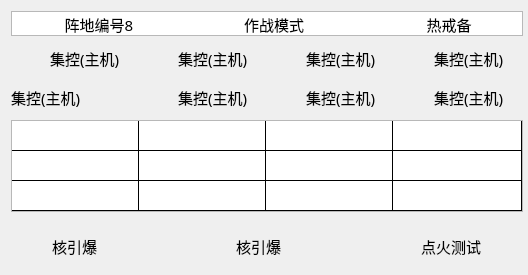
   <widget class="QWidget" name="verticalWidget_7" native="true">
    <property name="geometry">
     <rect>
      <x>530</x>
      <y>420</y>
      <width>528</width>
      <height>275</height>
     </rect>
    </property>
    <property name="sizePolicy">
     <sizepolicy hsizetype="Preferred" vsizetype="Preferred">
      <horstretch>0</horstretch>
      <verstretch>0</verstretch>
     </sizepolicy>
    </property>
    <property name="minimumSize">
     <size>
      <width>528</width>
      <height>275</height>
     </size>
    </property>
    <property name="maximumSize">
     <size>
      <width>528</width>
      <height>275</height>
     </size>
    </property>
    <layout class="QGridLayout" name="gridLayout_19">
     <item row="2" column="0">
      <layout class="QHBoxLayout" name="horizontalLayout_21">
       <item>
        <widget class="QLabel" name="label1_238">
         <property name="minimumSize">
          <size>
           <width>82</width>
           <height>33</height>
          </size>
         </property>
         <property name="maximumSize">
          <size>
           <width>90</width>
           <height>33</height>
          </size>
         </property>
         <property name="font">
          <font>
           <family>宋体</family>
           <pointsize>11</pointsize>
          </font>
         </property>
         <property name="text">
          <string>集控(主机)</string>
         </property>
        </widget>
       </item>
       <item>
        <widget class="QLabel" name="label_197">
         <property name="minimumSize">
          <size>
           <width>33</width>
           <height>33</height>
          </size>
         </property>
         <property name="maximumSize">
          <size>
           <width>33</width>
           <height>33</height>
          </size>
         </property>
         <property name="styleSheet">
          <string notr="true"/>
         </property>
         <property name="text">
          <string/>
         </property>
        </widget>
       </item>
       <item>
        <widget class="QLabel" name="label_198">
         <property name="minimumSize">
          <size>
           <width>33</width>
           <height>33</height>
          </size>
         </property>
         <property name="maximumSize">
          <size>
           <width>33</width>
           <height>33</height>
          </size>
         </property>
         <property name="styleSheet">
          <string notr="true">border-image: url(:/img/false.png);</string>
         </property>
         <property name="text">
          <string/>
         </property>
        </widget>
       </item>
       <item>
        <widget class="QLabel" name="label1_239">
         <property name="minimumSize">
          <size>
           <width>82</width>
           <height>33</height>
          </size>
         </property>
         <property name="maximumSize">
          <size>
           <width>90</width>
           <height>33</height>
          </size>
         </property>
         <property name="font">
          <font>
           <family>宋体</family>
           <pointsize>11</pointsize>
          </font>
         </property>
         <property name="text">
          <string>集控(主机)</string>
         </property>
        </widget>
       </item>
       <item>
        <widget class="QLabel" name="label_199">
         <property name="minimumSize">
          <size>
           <width>33</width>
           <height>33</height>
          </size>
         </property>
         <property name="maximumSize">
          <size>
           <width>33</width>
           <height>33</height>
          </size>
         </property>
         <property name="styleSheet">
          <string notr="true">border-image: url(:/img/false.png);</string>
         </property>
         <property name="text">
          <string/>
         </property>
        </widget>
       </item>
       <item>
        <widget class="QLabel" name="label1_240">
         <property name="minimumSize">
          <size>
           <width>82</width>
           <height>33</height>
          </size>
         </property>
         <property name="maximumSize">
          <size>
           <width>90</width>
           <height>33</height>
          </size>
         </property>
         <property name="font">
          <font>
           <family>宋体</family>
           <pointsize>11</pointsize>
          </font>
         </property>
         <property name="text">
          <string>集控(主机)</string>
         </property>
        </widget>
       </item>
       <item>
        <widget class="QLabel" name="label_200">
         <property name="minimumSize">
          <size>
           <width>33</width>
           <height>33</height>
          </size>
         </property>
         <property name="maximumSize">
          <size>
           <width>33</width>
           <height>33</height>
          </size>
         </property>
         <property name="styleSheet">
          <string notr="true">border-image: url(:/img/false.png);</string>
         </property>
         <property name="text">
          <string/>
         </property>
        </widget>
       </item>
       <item>
        <widget class="QLabel" name="label1_241">
         <property name="minimumSize">
          <size>
           <width>82</width>
           <height>33</height>
          </size>
         </property>
         <property name="maximumSize">
          <size>
           <width>90</width>
           <height>33</height>
          </size>
         </property>
         <property name="font">
          <font>
           <family>宋体</family>
           <pointsize>11</pointsize>
          </font>
         </property>
         <property name="text">
          <string>集控(主机)</string>
         </property>
        </widget>
       </item>
      </layout>
     </item>
     <item row="3" column="0">
      <widget class="QTableWidget" name="tableWidget_14">
       <property name="sizePolicy">
        <sizepolicy hsizetype="Preferred" vsizetype="Preferred">
         <horstretch>0</horstretch>
         <verstretch>0</verstretch>
        </sizepolicy>
       </property>
       <property name="minimumSize">
        <size>
         <width>512</width>
         <height>92</height>
        </size>
       </property>
       <property name="maximumSize">
        <size>
         <width>512</width>
         <height>92</height>
        </size>
       </property>
       <property name="styleSheet">
        <string notr="true">gridline-color: rgb(0, 0, 0);</string>
       </property>
       <property name="verticalScrollBarPolicy">
        <enum>Qt::ScrollBarAlwaysOff</enum>
       </property>
       <property name="horizontalScrollBarPolicy">
        <enum>Qt::ScrollBarAlwaysOff</enum>
       </property>
       <property name="rowCount">
        <number>3</number>
       </property>
       <property name="columnCount">
        <number>4</number>
       </property>
       <attribute name="horizontalHeaderVisible">
        <bool>false</bool>
       </attribute>
       <attribute name="horizontalHeaderDefaultSectionSize">
        <number>127</number>
       </attribute>
       <attribute name="horizontalHeaderMinimumSectionSize">
        <number>127</number>
       </attribute>
       <attribute name="horizontalHeaderStretchLastSection">
        <bool>true</bool>
       </attribute>
       <attribute name="verticalHeaderVisible">
        <bool>false</bool>
       </attribute>
       <attribute name="verticalHeaderDefaultSectionSize">
        <number>30</number>
       </attribute>
       <attribute name="verticalHeaderMinimumSectionSize">
        <number>30</number>
       </attribute>
       <attribute name="verticalHeaderStretchLastSection">
        <bool>true</bool>
       </attribute>
       <row/>
       <row/>
       <row/>
       <column/>
       <column/>
       <column/>
       <column/>
      </widget>
     </item>
     <item row="0" column="0">
      <widget class="QTableWidget" name="tableWidget_15">
       <property name="minimumSize">
        <size>
         <width>512</width>
         <height>25</height>
        </size>
       </property>
       <property name="maximumSize">
        <size>
         <width>512</width>
         <height>25</height>
        </size>
       </property>
       <property name="styleSheet">
        <string notr="true">gridline-color: rgba(255, 255, 255, 0);</string>
       </property>
       <property name="verticalScrollBarPolicy">
        <enum>Qt::ScrollBarAlwaysOff</enum>
       </property>
       <property name="horizontalScrollBarPolicy">
        <enum>Qt::ScrollBarAlwaysOff</enum>
       </property>
       <property name="rowCount">
        <number>1</number>
       </property>
       <property name="columnCount">
        <number>3</number>
       </property>
       <attribute name="horizontalHeaderVisible">
        <bool>false</bool>
       </attribute>
       <attribute name="horizontalHeaderDefaultSectionSize">
        <number>175</number>
       </attribute>
       <attribute name="horizontalHeaderMinimumSectionSize">
        <number>175</number>
       </attribute>
       <attribute name="verticalHeaderVisible">
        <bool>false</bool>
       </attribute>
       <attribute name="verticalHeaderDefaultSectionSize">
        <number>25</number>
       </attribute>
       <attribute name="verticalHeaderMinimumSectionSize">
        <number>25</number>
       </attribute>
       <row/>
       <column/>
       <column/>
       <column/>
       <item row="0" column="0">
        <property name="text">
         <string>阵地编号8</string>
        </property>
        <property name="font">
         <font>
          <family>宋体</family>
          <pointsize>11</pointsize>
         </font>
        </property>
        <property name="textAlignment">
         <set>AlignCenter</set>
        </property>
        <property name="background">
         <brush brushstyle="NoBrush">
          <color alpha="255">
           <red>51</red>
           <green>138</green>
           <blue>155</blue>
          </color>
         </brush>
        </property>
       </item>
       <item row="0" column="1">
        <property name="text">
         <string notr="true">作战模式</string>
        </property>
        <property name="font">
         <font>
          <family>宋体</family>
          <pointsize>11</pointsize>
          <weight>50</weight>
          <bold>false</bold>
         </font>
        </property>
        <property name="textAlignment">
         <set>AlignCenter</set>
        </property>
        <property name="background">
         <brush brushstyle="NoBrush">
          <color alpha="255">
           <red>222</red>
           <green>0</green>
           <blue>0</blue>
          </color>
         </brush>
        </property>
       </item>
       <item row="0" column="2">
        <property name="text">
         <string>热戒备</string>
        </property>
        <property name="font">
         <font>
          <family>宋体</family>
          <pointsize>11</pointsize>
         </font>
        </property>
        <property name="textAlignment">
         <set>AlignCenter</set>
        </property>
       </item>
      </widget>
     </item>
     <item row="4" column="0">
      <spacer name="verticalSpacer_7">
       <property name="orientation">
        <enum>Qt::Vertical</enum>
       </property>
       <property name="sizeHint" stdset="0">
        <size>
         <width>20</width>
         <height>40</height>
        </size>
       </property>
      </spacer>
     </item>
     <item row="5" column="0">
      <layout class="QHBoxLayout" name="horizontalLayout_7">
       <item>
        <widget class="QLabel" name="label_42">
         <property name="minimumSize">
          <size>
           <width>35</width>
           <height>35</height>
          </size>
         </property>
         <property name="maximumSize">
          <size>
           <width>35</width>
           <height>35</height>
          </size>
         </property>
         <property name="styleSheet">
          <string notr="true">border-image: url(:/img/pie100.png);</string>
         </property>
         <property name="text">
          <string/>
         </property>
        </widget>
       </item>
       <item>
        <widget class="QLabel" name="label1_242">
         <property name="minimumSize">
          <size>
           <width>100</width>
           <height>33</height>
          </size>
         </property>
         <property name="maximumSize">
          <size>
           <width>100</width>
           <height>33</height>
          </size>
         </property>
         <property name="font">
          <font>
           <family>宋体</family>
           <pointsize>11</pointsize>
          </font>
         </property>
         <property name="text">
          <string>核引爆</string>
         </property>
        </widget>
       </item>
       <item>
        <widget class="QLabel" name="label_43">
         <property name="minimumSize">
          <size>
           <width>76</width>
           <height>33</height>
          </size>
         </property>
         <property name="maximumSize">
          <size>
           <width>76</width>
           <height>33</height>
          </size>
         </property>
         <property name="styleSheet">
          <string notr="true">border-image: url(:/img/Off.png);</string>
         </property>
         <property name="text">
          <string/>
         </property>
        </widget>
       </item>
       <item>
        <widget class="QLabel" name="label1_243">
         <property name="minimumSize">
          <size>
           <width>100</width>
           <height>33</height>
          </size>
         </property>
         <property name="maximumSize">
          <size>
           <width>100</width>
           <height>33</height>
          </size>
         </property>
         <property name="font">
          <font>
           <family>宋体</family>
           <pointsize>11</pointsize>
          </font>
         </property>
         <property name="text">
          <string>核引爆</string>
         </property>
        </widget>
       </item>
       <item>
        <widget class="QLabel" name="label_44">
         <property name="minimumSize">
          <size>
           <width>76</width>
           <height>33</height>
          </size>
         </property>
         <property name="maximumSize">
          <size>
           <width>76</width>
           <height>33</height>
          </size>
         </property>
         <property name="styleSheet">
          <string notr="true">border-image: url(:/img/On.png);</string>
         </property>
         <property name="text">
          <string/>
         </property>
        </widget>
       </item>
       <item>
        <widget class="QLabel" name="label1_244">
         <property name="minimumSize">
          <size>
           <width>100</width>
           <height>33</height>
          </size>
         </property>
         <property name="maximumSize">
          <size>
           <width>100</width>
           <height>33</height>
          </size>
         </property>
         <property name="font">
          <font>
           <family>宋体</family>
           <pointsize>11</pointsize>
          </font>
         </property>
         <property name="text">
          <string>点火测试</string>
         </property>
        </widget>
       </item>
      </layout>
     </item>
     <item row="1" column="0">
      <layout class="QHBoxLayout" name="horizontalLayout_22">
       <item>
        <widget class="QLabel" name="label_151">
         <property name="minimumSize">
          <size>
           <width>33</width>
           <height>33</height>
          </size>
         </property>
         <property name="maximumSize">
          <size>
           <width>33</width>
           <height>33</height>
          </size>
         </property>
         <property name="styleSheet">
          <string notr="true">border-image: url(:/img/false.png);</string>
         </property>
         <property name="text">
          <string/>
         </property>
        </widget>
       </item>
       <item>
        <widget class="QLabel" name="label1_182">
         <property name="minimumSize">
          <size>
           <width>82</width>
           <height>33</height>
          </size>
         </property>
         <property name="maximumSize">
          <size>
           <width>90</width>
           <height>33</height>
          </size>
         </property>
         <property name="font">
          <font>
           <family>宋体</family>
           <pointsize>11</pointsize>
          </font>
         </property>
         <property name="text">
          <string>集控(主机)</string>
         </property>
        </widget>
       </item>
       <item>
        <widget class="QLabel" name="label_201">
         <property name="minimumSize">
          <size>
           <width>33</width>
           <height>33</height>
          </size>
         </property>
         <property name="maximumSize">
          <size>
           <width>33</width>
           <height>33</height>
          </size>
         </property>
         <property name="styleSheet">
          <string notr="true">border-image: url(:/img/false.png);</string>
         </property>
         <property name="text">
          <string/>
         </property>
        </widget>
       </item>
       <item>
        <widget class="QLabel" name="label1_245">
         <property name="minimumSize">
          <size>
           <width>82</width>
           <height>33</height>
          </size>
         </property>
         <property name="maximumSize">
          <size>
           <width>90</width>
           <height>33</height>
          </size>
         </property>
         <property name="font">
          <font>
           <family>宋体</family>
           <pointsize>11</pointsize>
          </font>
         </property>
         <property name="text">
          <string>集控(主机)</string>
         </property>
        </widget>
       </item>
       <item>
        <widget class="QLabel" name="label_202">
         <property name="minimumSize">
          <size>
           <width>33</width>
           <height>33</height>
          </size>
         </property>
         <property name="maximumSize">
          <size>
           <width>33</width>
           <height>33</height>
          </size>
         </property>
         <property name="styleSheet">
          <string notr="true">border-image: url(:/img/false.png);</string>
         </property>
         <property name="text">
          <string/>
         </property>
        </widget>
       </item>
       <item>
        <widget class="QLabel" name="label1_246">
         <property name="minimumSize">
          <size>
           <width>82</width>
           <height>33</height>
          </size>
         </property>
         <property name="maximumSize">
          <size>
           <width>90</width>
           <height>33</height>
          </size>
         </property>
         <property name="font">
          <font>
           <family>宋体</family>
           <pointsize>11</pointsize>
          </font>
         </property>
         <property name="text">
          <string>集控(主机)</string>
         </property>
        </widget>
       </item>
       <item>
        <widget class="QLabel" name="label_203">
         <property name="minimumSize">
          <size>
           <width>33</width>
           <height>33</height>
          </size>
         </property>
         <property name="maximumSize">
          <size>
           <width>33</width>
           <height>33</height>
          </size>
         </property>
         <property name="styleSheet">
          <string notr="true">border-image: url(:/img/false.png);</string>
         </property>
         <property name="text">
          <string/>
         </property>
        </widget>
       </item>
       <item>
        <widget class="QLabel" name="label1_247">
         <property name="minimumSize">
          <size>
           <width>82</width>
           <height>33</height>
          </size>
         </property>
         <property name="maximumSize">
          <size>
           <width>90</width>
           <height>33</height>
          </size>
         </property>
         <property name="font">
          <font>
           <family>宋体</family>
           <pointsize>11</pointsize>
          </font>
         </property>
         <property name="text">
          <string>集控(主机)</string>
         </property>
        </widget>
       </item>
      </layout>
     </item>
    </layout>
   </widget>
